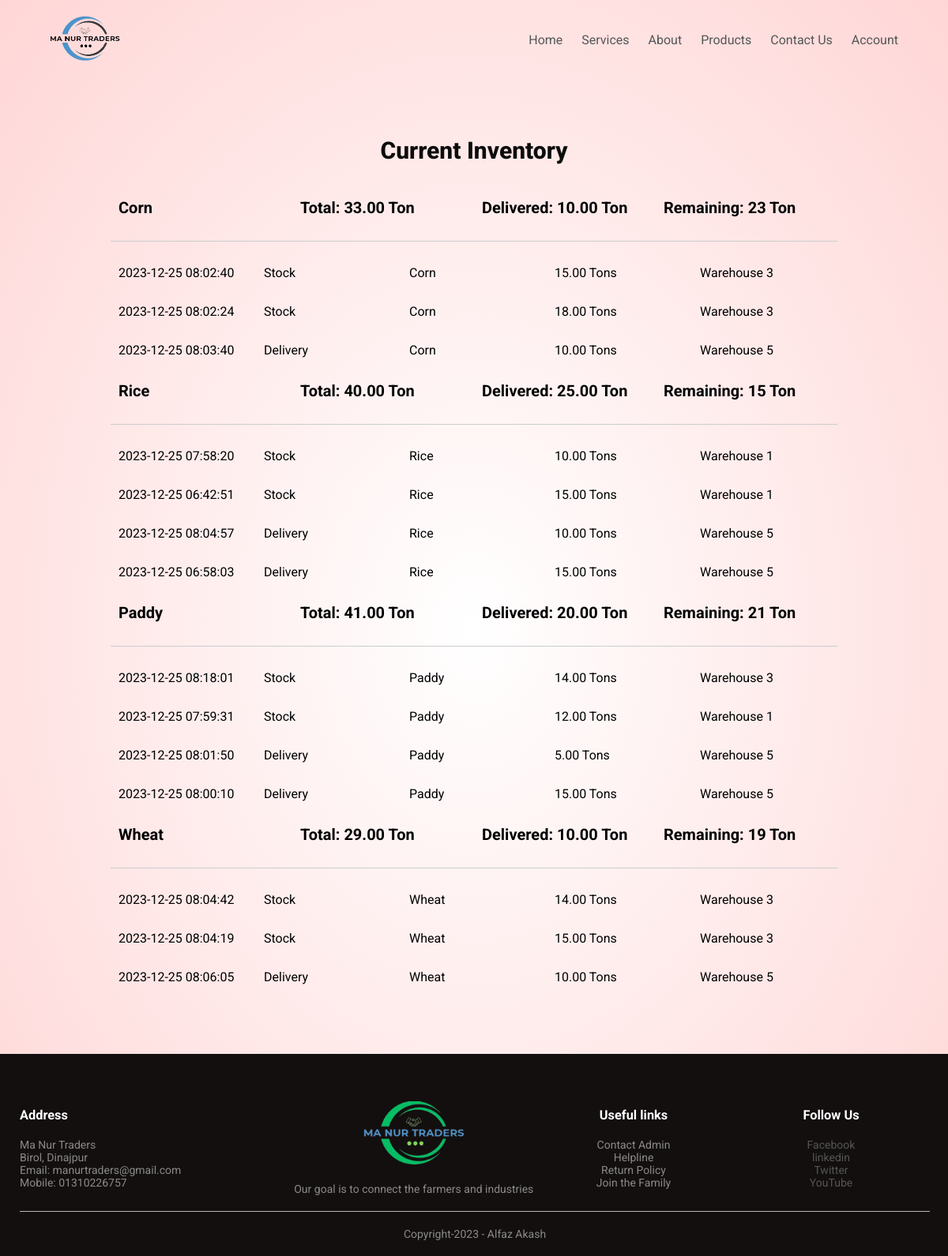
Screenshot of /CSE479/current_inventory.php with the database file from the repository.
### tables this page shows
CREATE TABLE `stock` (
  `id` int(11) NOT NULL,
  `truck_name` varchar(255) NOT NULL,
  `truck_number` varchar(50) NOT NULL,
  `driver_name` varchar(255) NOT NULL,
  `driver_phone_number` varchar(20) NOT NULL,
  `product_type` enum('Rice','Paddy','Corn','Wheat') NOT NULL,
  `product_description` text NOT NULL,
  `source` varchar(255) NOT NULL,
  `client` varchar(255) NOT NULL,
  `quantity` decimal(10,2) NOT NULL,
  `warehouse_number` varchar(50) NOT NULL,
  `created_at` timestamp NOT NULL DEFAULT current_timestamp()
);

CREATE TABLE `delivery` (
  `id` int(11) NOT NULL,
  `track_name` varchar(255) NOT NULL,
  `track_number` varchar(50) NOT NULL,
  `driver_name` varchar(255) NOT NULL,
  `driver_phone_number` varchar(20) NOT NULL,
  `category` enum('Rice','Paddy','Corn','Wheat') NOT NULL,
  `product_description` text NOT NULL,
  `client` varchar(255) NOT NULL,
  `quantity` decimal(10,2) NOT NULL,
  `wearhouse_number` varchar(50) NOT NULL,
  `created_at` timestamp NOT NULL DEFAULT current_timestamp()
);

### CSE479/current_inventory.php (the view, shortened to what this page needs)
<!DOCTYPE html>
<html lang="en">
<head>
  <link rel="stylesheet" href="style.css" />
</head>
<body>
  <div class="header">
    <div class="container">
      <div class="navbar">
        <div class="logo">
          <img src="images/logo1.png" width="125px" />
        </div>
        <?php
        include('navbar.php');
        ?>
      </div>
    </div>
  </div>
  <div class="admin-container" style="margin-bottom: 4%;">
    <p>Current Inventory</p>
    <?php
    include 'db-connection.php';
    function getTotalStockQuantity($product_type)
    {
      global $conn;
      $sql = "SELECT SUM(quantity) AS total FROM stock WHERE product_type = '$product_type'";
      $result = mysqli_query($conn, $sql);
      $row = mysqli_fetch_assoc($result);
      return $row['total'] ?: 0;
    }
    function getTotalDeliveryQuantity($product_type)
    {
      global $conn;
      $sql = "SELECT SUM(quantity) AS total FROM delivery WHERE category = '$product_type'";
      $result = mysqli_query($conn, $sql);
      $row = mysqli_fetch_assoc($result);
      return $row['total'] ?: 0;
    }
    ?>
    <div class="admin-row ">
      <div class="col inventory_title">Corn</div>
      <div class="col inentory_total">Total:
        <?php echo getTotalStockQuantity('Corn'); ?> Ton
      </div>
      <div class="col inentory_total">Delivered:
        <?php echo getTotalDeliveryQuantity('Corn'); ?> Ton
      </div>
      <div class="col inentory_total">Remaining:
        <?php echo getTotalStockQuantity('Corn') - getTotalDeliveryQuantity('Corn'); ?> Ton
      </div>
    </div>
    <?php
    function getLatestStockRecords($product_type)
    {
      global $conn;
      $sql = "SELECT id, created_at, warehouse_number, product_type, truck_name, quantity FROM stock WHERE product_type = '$product_type' ORDER BY created_at DESC LIMIT 2";
      $result = mysqli_query($conn, $sql);
      return mysqli_fetch_all($result, MYSQLI_ASSOC);
    }
    function getLatestDeliveryRecords($product_type)
    {
      global $conn;
      $sql = "SELECT id, created_at, track_name, wearhouse_number, category, quantity FROM delivery WHERE category = '$product_type' ORDER BY created_at DESC LIMIT 2";
      $result = mysqli_query($conn, $sql);
      return mysqli_fetch_all($result, MYSQLI_ASSOC);
    }
    ?>
    <hr>
    <?php
    $stockRecords = getLatestStockRecords('Corn');
    $deliveryRecords = getLatestDeliveryRecords('Corn');
    ?>
    <?php foreach ($stockRecords as $record): ?>
      <div class="admin-row">
        <div class="col">
          <?php echo $record['created_at']; ?>
        </div>
        <div class="col">Stock</div>
        <div class="col">
          <?php echo $record['product_type']; ?>
        </div>
        <div class="col">
          <?php echo $record['quantity']; ?> Tons
        </div>
        <div class="col">Warehouse
          <?php echo $record['warehouse_number']; ?>
        </div>
      </div>
    <?php endforeach; ?>
    <?php foreach ($deliveryRecords as $record): ?>
      <div class="admin-row">
        <div class="col">
          <?php echo $record['created_at']; ?>
        </div>
        <div class="col">Delivery</div>
        <div class="col">
          <?php echo $record['category']; ?>
        </div>
        <div class="col">
          <?php echo $record['quantity']; ?> Tons
        </div>
        <div class="col">Warehouse
          <?php echo $record['wearhouse_number']; ?>
        </div>
      </div>
    <?php endforeach; ?>
    <div class="admin-row ">
      <div class="col inventory_title">Rice</div>
      <div class="col inentory_total">Total:
        <?php echo getTotalStockQuantity('Rice'); ?> Ton
      </div>
      <div class="col inentory_total">Delivered:
        <?php echo getTotalDeliveryQuantity('Rice'); ?> Ton
      </div>
      <div class="col inentory_total">Remaining:
        <?php echo getTotalStockQuantity('Rice') - getTotalDeliveryQuantity('Rice'); ?> Ton
      </div>
    </div>
<hr>
    <?php
    $stockRecords = getLatestStockRecords('Rice');
    $deliveryRecords = getLatestDeliveryRecords('Rice');
    ?>
    <?php
    $stockRecords = getLatestStockRecords('Rice');
    $deliveryRecords = getLatestDeliveryRecords('Rice');
    ?>
    <?php foreach ($stockRecords as $record): ?>
      <div class="admin-row">
        <div class="col">
          <?php echo $record['created_at']; ?>
        </div>
        <div class="col">Stock</div>
        <div class="col">
          <?php echo $record['product_type']; ?>
        </div>
        <div class="col">
          <?php echo $record['quantity']; ?> Tons
        </div>
        <div class="col">Warehouse
          <?php echo $record['warehouse_number']; ?>
        </div>
      </div>
    <?php endforeach; ?>
    <?php foreach ($deliveryRecords as $record): ?>
      <div class="admin-row">
        <div class="col">
          <?php echo $record['created_at']; ?>
        </div>
        <div class="col">Delivery</div>
        <div class="col">
          <?php echo $record['category']; ?>
        </div>
        <div class="col">
          <?php echo $record['quantity']; ?> Tons
        </div>
        <div class="col">Warehouse
          <?php echo $record['wearhouse_number']; ?>
        </div>
      </div>
    <?php endforeach; ?>
    <div class="admin-row ">
      <div class="col inventory_title">Paddy</div>
      <div class="col inentory_total">Total:
        <?php echo getTotalStockQuantity('Paddy'); ?> Ton
      </div>
      <div class="col inentory_total">Delivered:
        <?php echo getTotalDeliveryQuantity('Paddy'); ?> Ton
      </div>
      <div class="col inentory_total">Remaining:
        <?php echo getTotalStockQuantity('Paddy') - getTotalDeliveryQuantity('Paddy'); ?> Ton
      </div>
    </div>
    <hr>
    <?php
    $stockRecords = getLatestStockRecords('Paddy');
    $deliveryRecords = getLatestDeliveryRecords('Paddy');
    ?>
    <?php
    $stockRecords = getLatestStockRecords('Paddy');
    $deliveryRecords = getLatestDeliveryRecords('Paddy');
    ?>
    <?php foreach ($stockRecords as $record): ?>
      <div class="admin-row">
        <div class="col">
          <?php echo $record['created_at']; ?>
        </div>
        <div class="col">Stock</div>
        <div class="col">
          <?php echo $record['product_type']; ?>
        </div>
        <div class="col">
          <?php echo $record['quantity']; ?> Tons
        </div>
        <div class="col">Warehouse
          <?php echo $record['warehouse_number']; ?>
        </div>
      </div>
    <?php endforeach; ?>
    <?php foreach ($deliveryRecords as $record): ?>
      <div class="admin-row">
        <div class="col">
          <?php echo $record['created_at']; ?>
        </div>
        <div class="col">Delivery</div>
        <div class="col">
          <?php echo $record['category']; ?>
        </div>
        <div class="col">
          <?php echo $record['quantity']; ?> Tons
        </div>
        <div class="col">Warehouse
          <?php echo $record['wearhouse_number']; ?>
        </div>
      </div>
    <?php endforeach; ?>
    <div class="admin-row ">
      <div class="col inventory_title">Wheat</div>
      <div class="col inentory_total">Total:
        <?php echo getTotalStockQuantity('Wheat'); ?> Ton
      </div>
      <div class="col inentory_total">Delivered:
        <?php echo getTotalDeliveryQuantity('Wheat'); ?> Ton
      </div>
      <div class="col inentory_total">Remaining:
        <?php echo getTotalStockQuantity('Wheat') - getTotalDeliveryQuantity('Wheat'); ?> Ton
      </div>
    </div>
    <hr>
    <?php
    $stockRecords = getLatestStockRecords('Wheat');
    $deliveryRecords = getLatestDeliveryRecords('Wheat');
    ?>
    <?php
    $stockRecords = getLatestStockRecords('Wheat');
    $deliveryRecords = getLatestDeliveryRecords('Wheat');
    ?>
    <?php foreach ($stockRecords as $record): ?>
      <div class="admin-row">
        <div class="col">
          <?php echo $record['created_at']; ?>
        </div>
        <div class="col">Stock</div>
        <div class="col">
          <?php echo $record['product_type']; ?>
        </div>
        <div class="col">
          <?php echo $record['quantity']; ?> Tons
        </div>
        <div class="col">Warehouse
          <?php echo $record['warehouse_number']; ?>
        </div>
      </div>
    <?php endforeach; ?>
    <?php foreach ($deliveryRecords as $record): ?>
      <div class="admin-row">
        <div class="col">
          <?php echo $record['created_at']; ?>
        </div>
        <div class="col">Delivery</div>
        <div class="col">
          <?php echo $record['category']; ?>
        </div>
        <div class="col">
          <?php echo $record['quantity']; ?> Tons
        </div>
        <div class="col">Warehouse
          <?php echo $record['wearhouse_number']; ?>
        </div>
      </div>
    <?php endforeach; ?>
  </div>
  <div class="footer">
    <div class="container">
      <div class="row">
        <div class="footer-col-1">
          <h3>Address</h3>
          <p>
            Ma Nur Traders <br />
            Birol, Dinajpur <br />
            Email: manurtraders@gmail.com <br />
            Mobile: 01310226757
          </p>
        </div>
        <div class="footer-col-2">
          <img src="images/logo.png" alt="" />
          <p>Our goal is to connect the farmers and industries</p>
        </div>
        <div class="footer-col-3">
          <h3>Useful links</h3>
          <ul>
            <li>Contact Admin</li>
            <li>Helpline</li>
            <li>Return Policy</li>
            <li>Join the Family</li>
          </ul>
        </div>
        <div class="footer-col-4">
          <div class="social_media">
            <h3>Follow Us</h3>
            <ul>
              <li><a href="">Facebook</a></li>
              <li><a href="">linkedin</a></li>
              <li><a href="">Twitter</a></li>
              <li><a href="">YouTube</a></li>
            </ul>
          </div>
        </div>
      </div>
      <hr />
      <p class="copyright">Copyright-2023 - Alfaz Akash</p>
    </div>
  </div>
</body>
</html>

### CSE479/navbar.php
<?php
$userType = isset($_SESSION['userType']) ? $_SESSION['userType'] : '';
function isLoggedIn()
{
    return isset($_SESSION['userId']);
}
?>
<nav>
    <ul id="MenuItems">
        <li><a href="index.php">Home</a></li>
        <li><a href="index.php#Services">Services</a></li>
        <li><a href="index.php#About">About</a></li>
        <li><a href="index.php#Products">Products</a></li>
        <?php if (isLoggedIn()): ?>
            <?php if ($userType == 'admin'): ?>
                <li><a href="admin.php">Admin</a></li>
            <?php endif; ?>
            <?php if ($userType == 'admin' || $userType == 'staff'): ?>
                <li><a href="add_product.php">Add Product</a></li>
                <li><a href="all_message.php">All Message</a></li>
                <li><a href="order_list.php">Order List</a></li>
                <li><a href="stock.php">Stock</a></li>
                <li><a href="delivery.php">Delivery</a></li>
                <li><a href="current_inventory.php">Inventory</a></li>
            <?php elseif ($userType == 'customer'): ?>
                <li><a href="contact_us.php">Contact Us</a></li>
                <li><a href="review.php">Review</a></li>
            <?php endif; ?>
            <li><a href="profile.php">Profile</a></li>
        <?php else: ?>
            <li><a href="contact_us.php">Contact Us</a></li>
            <li><a href="account.php">Account</a></li>
        <?php endif; ?>
    </ul>
</nav>

### CSE479/style.css (style rules this page uses)
* { margin: 0; padding: 0; box-sizing: border-box; }
body { font-family: 'Kaushan Script', cursive; font-family: 'Poppins', sans-serif; font-family: 'Roboto', sans-serif; background: radial-gradient(#fff, #ffd6d6); }
.navbar { display: flex; align-items: center; padding: 20px; }
nav { flex: 1; text-align: right; }
nav ul { display: inline-block; list-style-type: none; }
nav ul li { display: inline-block; margin-right: 20px; }
a { text-decoration: none; color: #555; }
p { color: #555; }
.container { max-width: 1300px; margin: auto; padding-left: 25px; padding-right: 23px; }
.row { display: flex; align-items: center; flex-wrap: wrap; justify-content: space-around; }
.footer { background: #130f0f; color: #8a8a88; font-size: 14px; padding: 40px 0 20px; }
.footer p { color: #8a8a88; }
.footer h3 { color: #fff; margin-bottom: 20px; }
.footer-col-1, .footer-col-2, .footer-col-3, .footer-col-4 { min-width: 250px; margin-top: 20px; }
.footer-col-1 { flex-basis: 30%; }
.footer-col-2 { flex: 1; text-align: center; }
.footer-col-2 img { width: 180px; margin-bottom: 20px; }
.footer-col-3, .footer-col-4 { flex-basis: 12%; text-align: center; }
ul { list-style-type: none; }
.footer hr { border: none; background: #b5b5bb; height: 1px; margin: 20px 0; }
.copyright { text-align: center; }
.admin-container { width: 80%; margin: 20px auto; padding: 20px; min-height: 70dvh; }
.admin-container p { text-align: center; height: 100px; display: flex; justify-content: center; align-items: center; font-size: 30px; font-weight: 800; color: #0c0c0c; }
.admin-row { display: flex; justify-content: space-between; align-items: center; margin-bottom: 10px; }
.col { flex: 1; padding: 10px; }
hr { border: none; border-top: 1px solid #ccc; margin: 20px 0; }
.inventory_title { font-weight: bold; font-size: 20px; }
.inentory_total { font-weight: bold; font-size: 20px; }

### rows the page displays
stock: created_at "2023-12-25 08:02:40", product_type "Corn", quantity "15.00", warehouse_number "3"
stock: created_at "2023-12-25 08:02:24", product_type "Corn", quantity "18.00", warehouse_number "3"
delivery: created_at "2023-12-25 08:03:40", category "Corn", quantity "10.00", wearhouse_number "5"
stock: created_at "2023-12-25 07:58:20", product_type "Rice", quantity "10.00", warehouse_number "1"
stock: created_at "2023-12-25 06:42:51", product_type "Rice", quantity "15.00", warehouse_number "1"
delivery: created_at "2023-12-25 08:04:57", category "Rice", quantity "10.00", wearhouse_number "5"
delivery: created_at "2023-12-25 06:58:03", category "Rice", quantity "15.00", wearhouse_number "5"
stock: created_at "2023-12-25 08:18:01", product_type "Paddy", quantity "14.00", warehouse_number "3"
stock: created_at "2023-12-25 07:59:31", product_type "Paddy", quantity "12.00", warehouse_number "1"
delivery: created_at "2023-12-25 08:01:50", category "Paddy", quantity "5.00", wearhouse_number "5"
delivery: created_at "2023-12-25 08:00:10", category "Paddy", quantity "15.00", wearhouse_number "5"
stock: created_at "2023-12-25 08:04:42", product_type "Wheat", quantity "14.00", warehouse_number "3"
stock: created_at "2023-12-25 08:04:19", product_type "Wheat", quantity "15.00", warehouse_number "3"
delivery: created_at "2023-12-25 08:06:05", category "Wheat", quantity "10.00", wearhouse_number "5"

### other values shown
getTotalStockQuantity('Corn') "33.00"
getTotalDeliveryQuantity('Corn') "10.00"
getTotalStockQuantity('Corn') - getTotalDeliveryQuantity('Corn') "23"
getTotalStockQuantity('Rice') "40.00"
getTotalDeliveryQuantity('Rice') "25.00"
getTotalStockQuantity('Rice') - getTotalDeliveryQuantity('Rice') "15"
getTotalStockQuantity('Paddy') "41.00"
getTotalDeliveryQuantity('Paddy') "20.00"
getTotalStockQuantity('Paddy') - getTotalDeliveryQuantity('Paddy') "21"
getTotalStockQuantity('Wheat') "29.00"
getTotalDeliveryQuantity('Wheat') "10.00"
getTotalStockQuantity('Wheat') - getTotalDeliveryQuantity('Wheat') "19"
